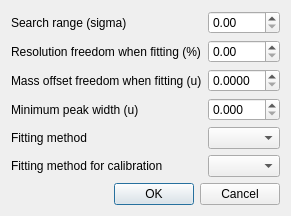
<?xml version="1.0" encoding="UTF-8"?>
<ui version="4.0">
 <class>SettingsDialog</class>
 <widget class="QDialog" name="SettingsDialog">
  <property name="windowTitle">
   <string>Settings</string>
  </property>
  <layout class="QVBoxLayout" name="dialogLayout">
   <item>
    <layout class="QFormLayout" name="formLayout">
     <item row="0" column="0">
      <widget class="QLabel" name="searchrangeCaption">
       <property name="text">
        <string>Search range (sigma)</string>
       </property>
      </widget>
     </item>
     <item row="0" column="1">
      <widget class="QDoubleSpinBox" name="searchrangeSpin">
       <property name="decimals">
        <number>2</number>
       </property>
       <property name="maximum">
        <double>100.0</double>
       </property>
      </widget>
     </item>
     <item row="1" column="0">
      <widget class="QLabel" name="deltaresolutionCaption">
       <property name="text">
        <string>Resolution freedom when fitting (%)</string>
       </property>
      </widget>
     </item>
     <item row="1" column="1">
      <widget class="QDoubleSpinBox" name="deltaresolutionSpin">
       <property name="maximum">
        <double>100.0</double>
       </property>
      </widget>
     </item>
     <item row="2" column="0">
      <widget class="QLabel" name="deltamassCaption">
       <property name="text">
        <string>Mass offset freedom when fitting (u)</string>
       </property>
      </widget>
     </item>
     <item row="2" column="1">
      <widget class="QDoubleSpinBox" name="deltamassSpin">
       <property name="decimals">
        <number>4</number>
       </property>
       <property name="maximum">
        <double>10.0</double>
       </property>
       <property name="singleStep">
        <double>0.001</double>
       </property>
      </widget>
     </item>
     <item row="3" column="0">
      <widget class="QLabel" name="minpeakwidthCaption">
       <property name="text">
        <string>Minimum peak width (u)</string>
       </property>
      </widget>
     </item>
     <item row="3" column="1">
      <widget class="QDoubleSpinBox" name="minpeakwidthSpin">
       <property name="decimals">
        <number>3</number>
       </property>
      </widget>
     </item>
     <item row="4" column="0">
      <widget class="QLabel" name="mainMethodCaption">
       <property name="text">
        <string>Fitting method</string>
       </property>
      </widget>
     </item>
     <item row="4" column="1">
      <widget class="QComboBox" name="mainMethodCombo"/>
     </item>
     <item row="5" column="0">
      <widget class="QLabel" name="calMethodCaption">
       <property name="text">
        <string>Fitting method for calibration</string>
       </property>
      </widget>
     </item>
     <item row="5" column="1">
      <widget class="QComboBox" name="calMethodCombo"/>
     </item>
    </layout>
   </item>
   <item>
    <widget class="QDialogButtonBox" name="buttonBox">
     <property name="standardButtons">
      <set>QDialogButtonBox::Cancel|QDialogButtonBox::Ok</set>
     </property>
    </widget>
   </item>
  </layout>
 </widget>
 <resources/>
 <connections/>
</ui>
